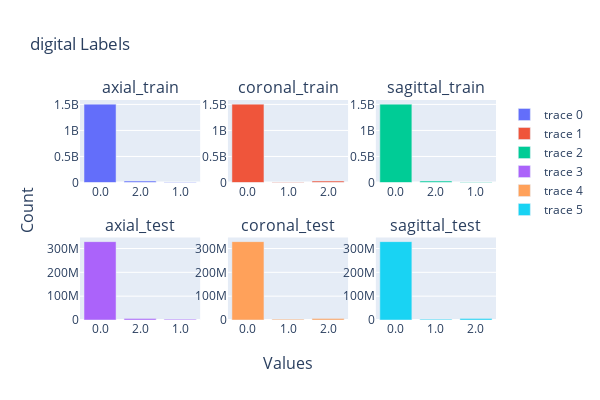

This figure's notebook cell:
### Code cell
import plotly.express as px
import plotly.graph_objects as go
from plotly.subplots import make_subplots
plt.figure(figsize=(14, 6))
subplot_titles = list()
for j, split in enumerate(['train', 'test']):
    for i, plane in enumerate(['axial', 'coronal', 'sagittal']):
        subplot_titles.append(f'{plane}_{split}')
fig = make_subplots(rows=2, cols=3, subplot_titles=subplot_titles,  x_title='Values', y_title='Count')
for j, split in enumerate(['train', 'test']):
    for i, plane in enumerate(['axial', 'coronal', 'sagittal']):
        values = list(plan_dig_dict_sum[plane][split].keys())
        counts = list(plan_dig_dict_sum[plane][split].values())
        data = go.Bar(x=values, y=counts)
        # data = go.Scatter(x=[1, 2, 3], y=[4, 5, 6])
        fig.add_trace(data, row=j + 1, col=i + 1)

fig.update_layout(height=400, width=600, title_text="digital Labels")
fig.show()

### Figure 1 — Plotly figure (JSON) as saved in the notebook; plotly's stock layout.template omitted (floating-point values rounded to 4 significant figures)
{"data": [{"type": "bar", "x": ["0.0", "2.0", "1.0"], "xaxis": "x", "y": [1505587406, 26755776, 8958258], "yaxis": "y"}, {"type": "bar", "x": ["0.0", "1.0", "2.0"], "xaxis": "x2", "y": [1505587406, 8958258, 26755776], "yaxis": "y2"}, {"type": "bar", "x": ["0.0", "2.0", "1.0"], "xaxis": "x3", "y": [1505587406, 26755776, 8958258], "yaxis": "y3"}, {"type": "bar", "x": ["0.0", "2.0", "1.0"], "xaxis": "x4", "y": [328845121, 6055394, 3625925], "yaxis": "y4"}, {"type": "bar", "x": ["0.0", "1.0", "2.0"], "xaxis": "x5", "y": [328845121, 3625925, 6055394], "yaxis": "y5"}, {"type": "bar", "x": ["0.0", "1.0", "2.0"], "xaxis": "x6", "y": [328845121, 3625925, 6055394], "yaxis": "y6"}], "layout": {"annotations": [{"font": {"size": 16}, "showarrow": false, "text": "axial_train", "x": 0.1444, "xanchor": "center", "xref": "paper", "y": 1, "yanchor": "bottom", "yref": "paper"}, {"font": {"size": 16}, "showarrow": false, "text": "coronal_train", "x": 0.5, "xanchor": "center", "xref": "paper", "y": 1, "yanchor": "bottom", "yref": "paper"}, {"font": {"size": 16}, "showarrow": false, "text": "sagittal_train", "x": 0.8556, "xanchor": "center", "xref": "paper", "y": 1, "yanchor": "bottom", "yref": "paper"}, {"font": {"size": 16}, "showarrow": false, "text": "axial_test", "x": 0.1444, "xanchor": "center", "xref": "paper", "y": 0.375, "yanchor": "bottom", "yref": "paper"}, {"font": {"size": 16}, "showarrow": false, "text": "coronal_test", "x": 0.5, "xanchor": "center", "xref": "paper", "y": 0.375, "yanchor": "bottom", "yref": "paper"}, {"font": {"size": 16}, "showarrow": false, "text": "sagittal_test", "x": 0.8556, "xanchor": "center", "xref": "paper", "y": 0.375, "yanchor": "bottom", "yref": "paper"}, {"font": {"size": 16}, "showarrow": false, "text": "Values", "x": 0.5, "xanchor": "center", "xref": "paper", "y": 0, "yanchor": "top", "yref": "paper", "yshift": -30}, {"font": {"size": 16}, "showarrow": false, "text": "Count", "textangle": -90, "x": 0, "xanchor": "right", "xref": "paper", "xshift": -40, "y": 0.5, "yanchor": "middle", "yref": "paper"}], "height": 400, "title": {"text": "digital Labels"}, "width": 600, "xaxis": {"anchor": "y", "domain": [0, 0.2889]}, "xaxis2": {"anchor": "y2", "domain": [0.3556, 0.6444]}, "xaxis3": {"anchor": "y3", "domain": [0.7111, 1]}, "xaxis4": {"anchor": "y4", "domain": [0, 0.2889]}, "xaxis5": {"anchor": "y5", "domain": [0.3556, 0.6444]}, "xaxis6": {"anchor": "y6", "domain": [0.7111, 1]}, "yaxis": {"anchor": "x", "domain": [0.625, 1]}, "yaxis2": {"anchor": "x2", "domain": [0.625, 1]}, "yaxis3": {"anchor": "x3", "domain": [0.625, 1]}, "yaxis4": {"anchor": "x4", "domain": [0, 0.375]}, "yaxis5": {"anchor": "x5", "domain": [0, 0.375]}, "yaxis6": {"anchor": "x6", "domain": [0, 0.375]}}}
